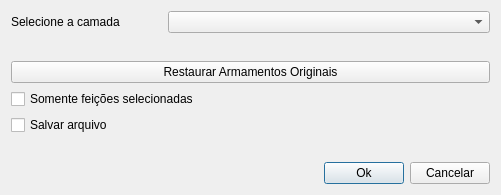
<?xml version="1.0" encoding="UTF-8"?>
<ui version="4.0">
 <class>FiringRangeDialog</class>
 <widget class="QDialog" name="FiringRangeDialog">
  <property name="geometry">
   <rect>
    <x>0</x>
    <y>0</y>
    <width>501</width>
    <height>195</height>
   </rect>
  </property>
  <property name="windowTitle">
   <string>Ferramenta de Alcance de Tiro</string>
  </property>
  <layout class="QGridLayout" name="gridLayout">
   <item row="5" column="0" colspan="3">
    <widget class="SelectFileWidget" name="saveFileWidget" native="true">
     <property name="enabled">
      <bool>false</bool>
     </property>
    </widget>
   </item>
   <item row="0" column="0">
    <widget class="QLabel" name="label">
     <property name="text">
      <string>Selecione a camada</string>
     </property>
    </widget>
   </item>
   <item row="1" column="0" colspan="3">
    <widget class="CustomTableWidget" name="customTableWidget" native="true"/>
   </item>
   <item row="6" column="2">
    <layout class="QHBoxLayout" name="horizontalLayout">
     <item>
      <widget class="QPushButton" name="okPushButton">
       <property name="text">
        <string>Ok</string>
       </property>
      </widget>
     </item>
     <item>
      <widget class="QPushButton" name="cancelPushButton">
       <property name="text">
        <string>Cancelar</string>
       </property>
      </widget>
     </item>
    </layout>
   </item>
   <item row="0" column="1" colspan="2">
    <widget class="QgsMapLayerComboBox" name="mMapLayerComboBox">
     <property name="filters">
      <set>QgsMapLayerProxyModel::HasGeometry</set>
     </property>
    </widget>
   </item>
   <item row="2" column="0" colspan="3">
    <layout class="QHBoxLayout" name="horizontalLayout_2">
     <item>
      <widget class="QPushButton" name="restorePushButton">
       <property name="text">
        <string>Restaurar Armamentos Originais</string>
       </property>
      </widget>
     </item>
    </layout>
   </item>
   <item row="4" column="0" colspan="3">
    <widget class="QCheckBox" name="saveCheckBox">
     <property name="text">
      <string>Salvar arquivo</string>
     </property>
    </widget>
   </item>
   <item row="3" column="0" colspan="3">
    <widget class="QCheckBox" name="onlySelectedCheckBox">
     <property name="text">
      <string>Somente feições selecionadas</string>
     </property>
    </widget>
   </item>
  </layout>
 </widget>
 <customwidgets>
  <customwidget>
   <class>QgsMapLayerComboBox</class>
   <extends>QComboBox</extends>
   <header>qgis.gui</header>
  </customwidget>
  <customwidget>
   <class>SelectFileWidget</class>
   <extends>QWidget</extends>
   <header>DsgTools.CustomWidgets.selectFileWidget.h</header>
   <container>1</container>
  </customwidget>
  <customwidget>
   <class>CustomTableWidget</class>
   <extends>QWidget</extends>
   <header>DsgTools.CustomWidgets.customTableWidget.h</header>
   <container>1</container>
  </customwidget>
 </customwidgets>
 <resources/>
 <connections/>
</ui>
